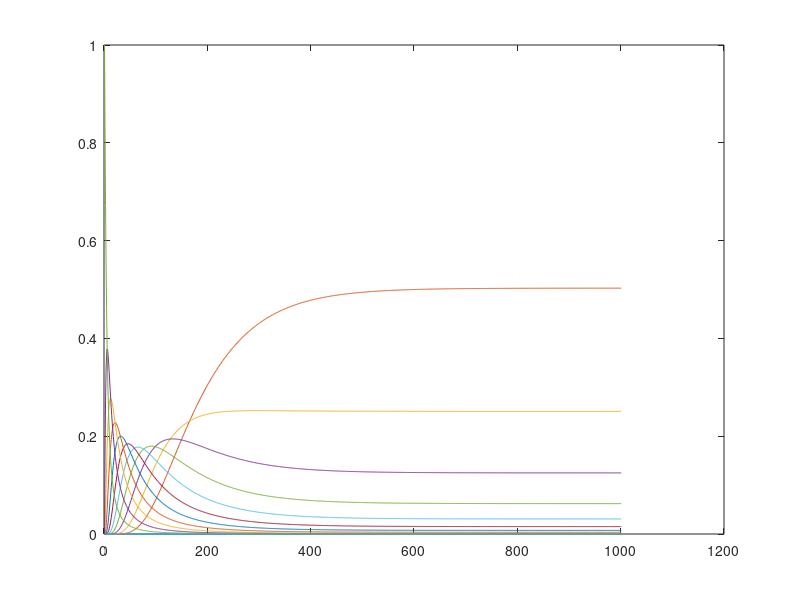

Here is the MATLAB script that generated this plot:
function [ I ] = cavityThermalBath()
%Simulates a single mode in a cavity with a surrounding bath

% Parameters
beta = 1;
Omega = 1;
nB = 1; % 1/(exp(beta*Omega)-1) Bose-Einstein bath occupation
Gamma = 0.1; % Coupling constant
nMax = 10; % Maximum matrix dimension
nVector = (-1:nMax+1)';
rho = zeros(nMax+3,1);
rho(nMax+2) = 1;
h = 0.1;
t = 0:h:100;
I = zeros(length(t),1);
rhoSaved = zeros(nMax+3,length(t));
k1 = zeros(nMax+3,1);
k2 = k1;
k3 = k1;
k4 = k1;

% Solve with Runge-Kutta
for j = 1:length(t)
    I(j) = nVector' * rho;
    rhoSaved(:,j)=rho;
    k1(2:end-1) = h * rhoPoint(nVector, rho, Gamma, nB);
    k2(2:end-1) = h * rhoPoint(nVector, rho + 0.5 * k1, Gamma, nB);
    k3(2:end-1) = h * rhoPoint(nVector, rho + 0.5 * k2, Gamma, nB);
    k4(2:end-1) = h * rhoPoint(nVector, rho + k3, Gamma, nB);
    rho = rho + (k1 + 2*k2 + 2*k3 + k4)/6;
    rho = rho / sum(rho);
end

plot(rhoSaved(:,:)');
end

function deriv = rhoPoint(nVector, rho, Gamma, nB)
    deriv = Gamma .* (...
        nB * nVector(2:end-1) .* rho(1:end-2) - ...
        (nVector(2:end-1)+(2*nVector(2:end-1)+1)*nB).*rho(2:end-1) + ...
        (1+nB)*nVector(3:end).*rho(3:end) );
end
